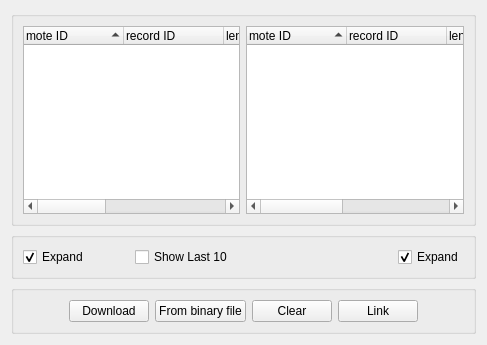
<?xml version="1.0" encoding="UTF-8"?>
<ui version="4.0">
 <class>SDataWidget</class>
 <widget class="QWidget" name="SDataWidget">
  <property name="geometry">
   <rect>
    <x>0</x>
    <y>0</y>
    <width>487</width>
    <height>345</height>
   </rect>
  </property>
  <property name="windowTitle">
   <string>Form</string>
  </property>
  <layout class="QVBoxLayout" name="verticalLayout">
   <item>
    <widget class="QGroupBox" name="groupBox">
     <property name="title">
      <string/>
     </property>
     <layout class="QHBoxLayout" name="horizontalLayout_3">
      <item>
       <layout class="QHBoxLayout" name="horizontalLayout">
        <item>
         <widget class="QTreeWidget" name="sdataLeft">
          <property name="editTriggers">
           <set>QAbstractItemView::NoEditTriggers</set>
          </property>
          <property name="sortingEnabled">
           <bool>true</bool>
          </property>
          <attribute name="headerShowSortIndicator" stdset="0">
           <bool>true</bool>
          </attribute>
          <attribute name="headerShowSortIndicator" stdset="0">
           <bool>true</bool>
          </attribute>
          <column>
           <property name="text">
            <string notr="true">mote ID</string>
           </property>
          </column>
          <column>
           <property name="text">
            <string>record ID</string>
           </property>
          </column>
          <column>
           <property name="text">
            <string>length</string>
           </property>
          </column>
          <column>
           <property name="text">
            <string>recorded on</string>
           </property>
          </column>
          <column>
           <property name="text">
            <string>downloaded on</string>
           </property>
          </column>
          <column>
           <property name="text">
            <string>comment</string>
           </property>
          </column>
         </widget>
        </item>
        <item>
         <widget class="QTreeWidget" name="sdataRight">
          <property name="sortingEnabled">
           <bool>true</bool>
          </property>
          <attribute name="headerShowSortIndicator" stdset="0">
           <bool>true</bool>
          </attribute>
          <attribute name="headerShowSortIndicator" stdset="0">
           <bool>true</bool>
          </attribute>
          <column>
           <property name="text">
            <string notr="true">mote ID</string>
           </property>
          </column>
          <column>
           <property name="text">
            <string>record ID</string>
           </property>
          </column>
          <column>
           <property name="text">
            <string>length</string>
           </property>
          </column>
          <column>
           <property name="text">
            <string>recorded on</string>
           </property>
          </column>
          <column>
           <property name="text">
            <string>downloaded on</string>
           </property>
          </column>
         </widget>
        </item>
       </layout>
      </item>
     </layout>
    </widget>
   </item>
   <item>
    <widget class="QGroupBox" name="groupBox_3">
     <property name="title">
      <string/>
     </property>
     <layout class="QHBoxLayout" name="horizontalLayout_5">
      <item>
       <widget class="QCheckBox" name="expandLeft_cBox">
        <property name="text">
         <string>Expand</string>
        </property>
        <property name="checked">
         <bool>true</bool>
        </property>
       </widget>
      </item>
      <item>
       <spacer name="horizontalSpacer_3">
        <property name="orientation">
         <enum>Qt::Horizontal</enum>
        </property>
        <property name="sizeHint" stdset="0">
         <size>
          <width>40</width>
          <height>20</height>
         </size>
        </property>
       </spacer>
      </item>
      <item>
       <widget class="QCheckBox" name="showLastTencBox">
        <property name="text">
         <string>Show Last 10</string>
        </property>
        <property name="checked">
         <bool>false</bool>
        </property>
       </widget>
      </item>
      <item>
       <spacer name="horizontalSpacer_7">
        <property name="orientation">
         <enum>Qt::Horizontal</enum>
        </property>
        <property name="sizeHint" stdset="0">
         <size>
          <width>40</width>
          <height>20</height>
         </size>
        </property>
       </spacer>
      </item>
      <item>
       <spacer name="horizontalSpacer_5">
        <property name="orientation">
         <enum>Qt::Horizontal</enum>
        </property>
        <property name="sizeHint" stdset="0">
         <size>
          <width>40</width>
          <height>20</height>
         </size>
        </property>
       </spacer>
      </item>
      <item>
       <spacer name="horizontalSpacer_6">
        <property name="orientation">
         <enum>Qt::Horizontal</enum>
        </property>
        <property name="sizeHint" stdset="0">
         <size>
          <width>40</width>
          <height>20</height>
         </size>
        </property>
       </spacer>
      </item>
      <item>
       <spacer name="horizontalSpacer_4">
        <property name="orientation">
         <enum>Qt::Horizontal</enum>
        </property>
        <property name="sizeHint" stdset="0">
         <size>
          <width>40</width>
          <height>20</height>
         </size>
        </property>
       </spacer>
      </item>
      <item>
       <widget class="QCheckBox" name="expandRight_cBox">
        <property name="text">
         <string>Expand</string>
        </property>
        <property name="checked">
         <bool>true</bool>
        </property>
       </widget>
      </item>
     </layout>
    </widget>
   </item>
   <item>
    <widget class="QGroupBox" name="groupBox_2">
     <property name="title">
      <string/>
     </property>
     <layout class="QHBoxLayout" name="horizontalLayout_4">
      <item>
       <spacer name="horizontalSpacer">
        <property name="orientation">
         <enum>Qt::Horizontal</enum>
        </property>
        <property name="sizeHint" stdset="0">
         <size>
          <width>40</width>
          <height>20</height>
         </size>
        </property>
       </spacer>
      </item>
      <item>
       <widget class="QPushButton" name="downloadButton">
        <property name="text">
         <string>Download</string>
        </property>
       </widget>
      </item>
      <item>
       <widget class="QPushButton" name="fileButton">
        <property name="text">
         <string>From binary file</string>
        </property>
       </widget>
      </item>
      <item>
       <widget class="QPushButton" name="clearButton">
        <property name="text">
         <string>Clear</string>
        </property>
       </widget>
      </item>
      <item>
       <widget class="QPushButton" name="toPlotButton">
        <property name="text">
         <string>Link</string>
        </property>
       </widget>
      </item>
      <item>
       <spacer name="horizontalSpacer_2">
        <property name="orientation">
         <enum>Qt::Horizontal</enum>
        </property>
        <property name="sizeHint" stdset="0">
         <size>
          <width>40</width>
          <height>20</height>
         </size>
        </property>
       </spacer>
      </item>
     </layout>
    </widget>
   </item>
  </layout>
 </widget>
 <resources/>
 <connections/>
</ui>
